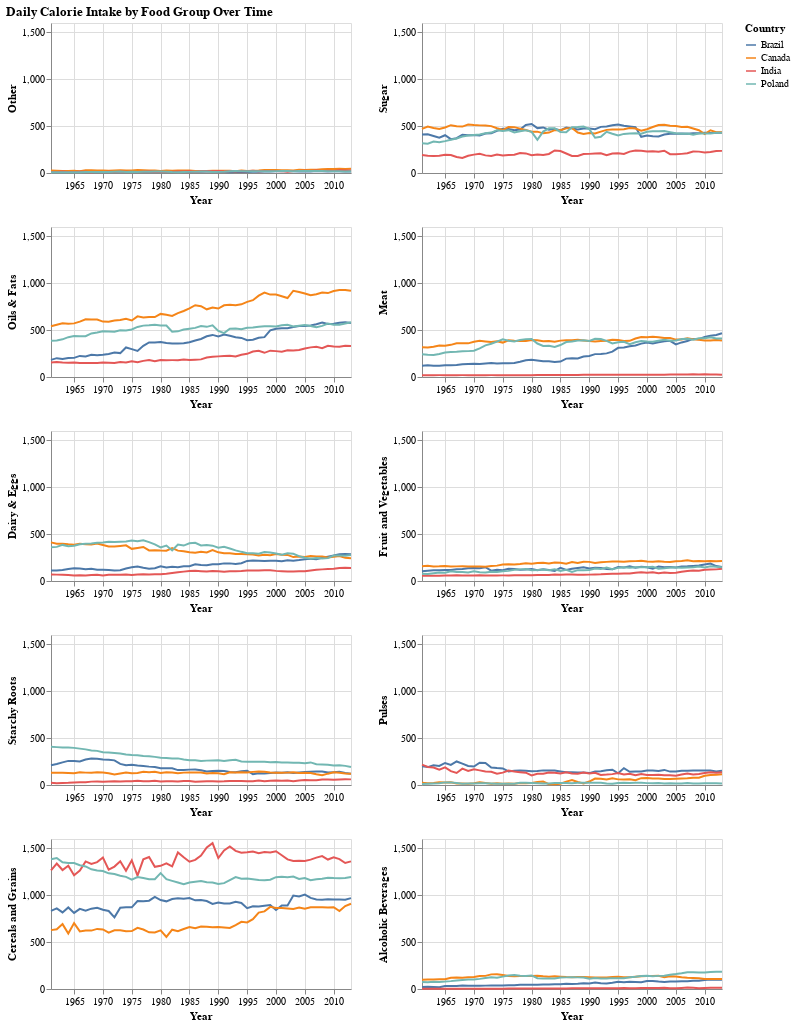

Notebook source saved alongside this figure:
### Markdown cell above
<div style="background-color: #e8f4fd; border-left:6px solid #2196F3; padding:15px; margin:15px 0;">

<h2>VIZ TASK B: Repeated line chart of Calories by Macronutrients</h2>


**TASK:** Create a repeated line chart using the `calories_food_groups` dataset to compare the distribution of calories accross macronutrients.


<h4>Chart Specifications:</h4>

- **Mark**: `mark_line()`
- **X Channel:** `Year`
- **Y Channel:** use `alt.repeat()` on all the food groups
- **Color Channel:** `Country`
- **Repeat:** use all food group examples shown above

<h4>Layout and Styling:</h4>

- **Dimensions:** Height = 150px
- **Title:** <i>"Daily Calorie Intake by Food Group Over Time"</i>
- **Repeat:** Use repeating with 2 columns to make sure the line charts are easy to compare
- **Scale:** Make each food group share **the same y scale** so they are easy to compare

</div>

_Points:_ 24

### Code cell
import altair as alt

# All food-group columns (everything except Country / Code / Year)
food_groups = calories_food_groups.set_index(["Country", "Code", "Year"]).columns
repeat_cols = list(food_groups)

lines_calories_per_commodity = alt.Chart(calories_food_groups).mark_line().encode(
    alt.X('Year:T'),
    alt.Y(alt.repeat('repeat'), type='quantitative'),
    alt.Color('Country:N')
).properties(
    height=150,
).repeat(
    repeat=repeat_cols,   # list of food group columns
    columns=2             # <- this is the thing that was missing
).resolve_scale(
    y='shared'
).properties(
    title="Daily Calorie Intake by Food Group Over Time"
)

lines_calories_per_commodity

### Figure 1 — Vega-Lite specification as saved in the notebook (floating-point values rounded to 4 significant figures; data arrays with more than 128 entries replaced by an {"elided": "..."} marker saying what was removed)
{"config": {"view": {"continuousWidth": 300, "continuousHeight": 300}}, "repeat": ["Other", "Sugar", "Oils & Fats", "Meat", "Dairy & Eggs", "Fruit and Vegetables", "Starchy Roots", "Pulses", "Cereals and Grains", "Alcoholic Beverages"], "spec": {"data": {"name": "data-f7ba93592d82b8e1039c4c4718452728"}, "mark": {"type": "line"}, "encoding": {"color": {"field": "Country", "type": "nominal"}, "x": {"field": "Year", "type": "temporal"}, "y": {"field": {"repeat": "repeat"}, "type": "quantitative"}}, "height": 150}, "columns": 2, "resolve": {"scale": {"y": "shared"}}, "title": "Daily Calorie Intake by Food Group Over Time", "$schema": "https://vega.github.io/schema/vega-lite/v5.20.1.json", "datasets": {"data-f7ba93592d82b8e1039c4c4718452728": {"elided": "212 records"}}}
